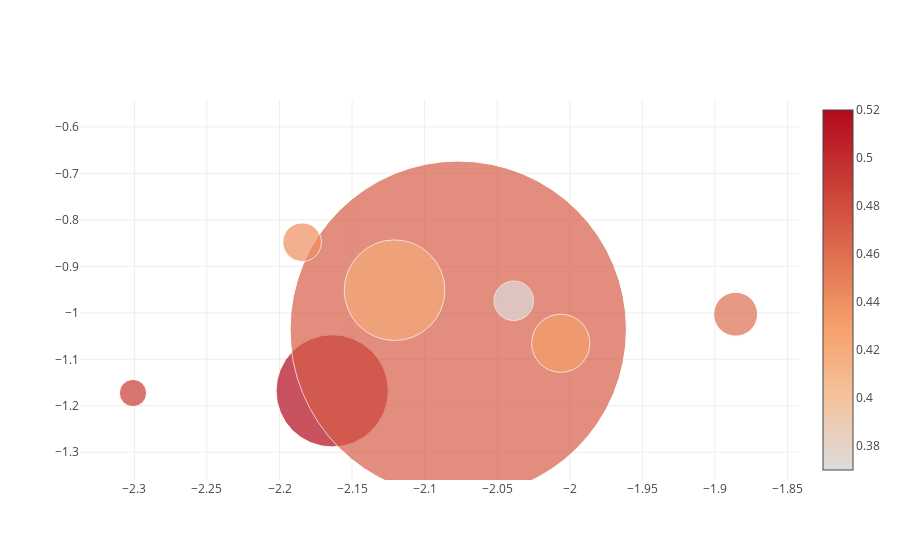

The notebook cell saved with this chart:
### Code cell
mylib.launch_campaign_about('cupcakes')

### Figure 1 — Plotly figure (JSON) as saved in the notebook; plotly's stock layout.template omitted (floating-point values rounded to 4 significant figures)
{"data": [{"marker": {"color": [0.52, 0.49, 0.47, 0.46, 0.44, 0.43, 0.42, 0.37], "showscale": true, "size": [112.3, 27.25, 336.4, 43.9, 38.66, 58.19, 100.6, 39.53]}, "mode": "markers", "text": ["instagram URL: http://instagram.com/web/friendships/270713045/follow/<br>instagram ID: 270713045<br>final measure: 0.52<br>likes: 473877.0<br>followers: 190294.0<br>likesperday: 3145.0<br>", "instagram URL: http://instagram.com/web/friendships/550862816/follow/<br>instagram ID: 550862816<br>final measure: 0.49<br>likes: 479876.0<br>followers: 32049.0<br>likesperday: 1086.0<br>", "instagram URL: http://instagram.com/web/friendships/1280794066/follow/<br>instagram ID: 1280794066<br>final measure: 0.47<br>likes: 1322543.0<br>followers: 253193.0<br>likesperday: 7602.0<br>", "instagram URL: http://instagram.com/web/friendships/2212133610/follow/<br>instagram ID: 2212133610<br>final measure: 0.46<br>likes: 381526.0<br>followers: 105412.0<br>likesperday: 1078.0<br>", "instagram URL: http://instagram.com/web/friendships/3064955992/follow/<br>instagram ID: 3064955992<br>final measure: 0.44<br>likes: 367730.0<br>followers: 70633.0<br>likesperday: 1295.0<br>", "instagram URL: http://instagram.com/web/friendships/2533019771/follow/<br>instagram ID: 2533019771<br>final measure: 0.43<br>likes: 525916.0<br>followers: 62738.0<br>likesperday: 2309.0<br>", "instagram URL: http://instagram.com/web/friendships/247077894/follow/<br>instagram ID: 247077894<br>final measure: 0.42<br>likes: 596039.0<br>followers: 109682.0<br>likesperday: 3485.0<br>", "instagram URL: http://instagram.com/web/friendships/3962074764/follow/<br>instagram ID: 3962074764<br>final measure: 0.37<br>likes: 565920.0<br>followers: 33484.0<br>likesperday: 1855.0<br>"], "type": "scatter", "x": [-2.164, -2.301, -2.077, -1.886, -2.184, -2.006, -2.121, -2.039], "y": [-1.168, -1.173, -1.035, -1.003, -0.8481, -1.065, -0.9513, -0.9741]}], "layout": {}}
